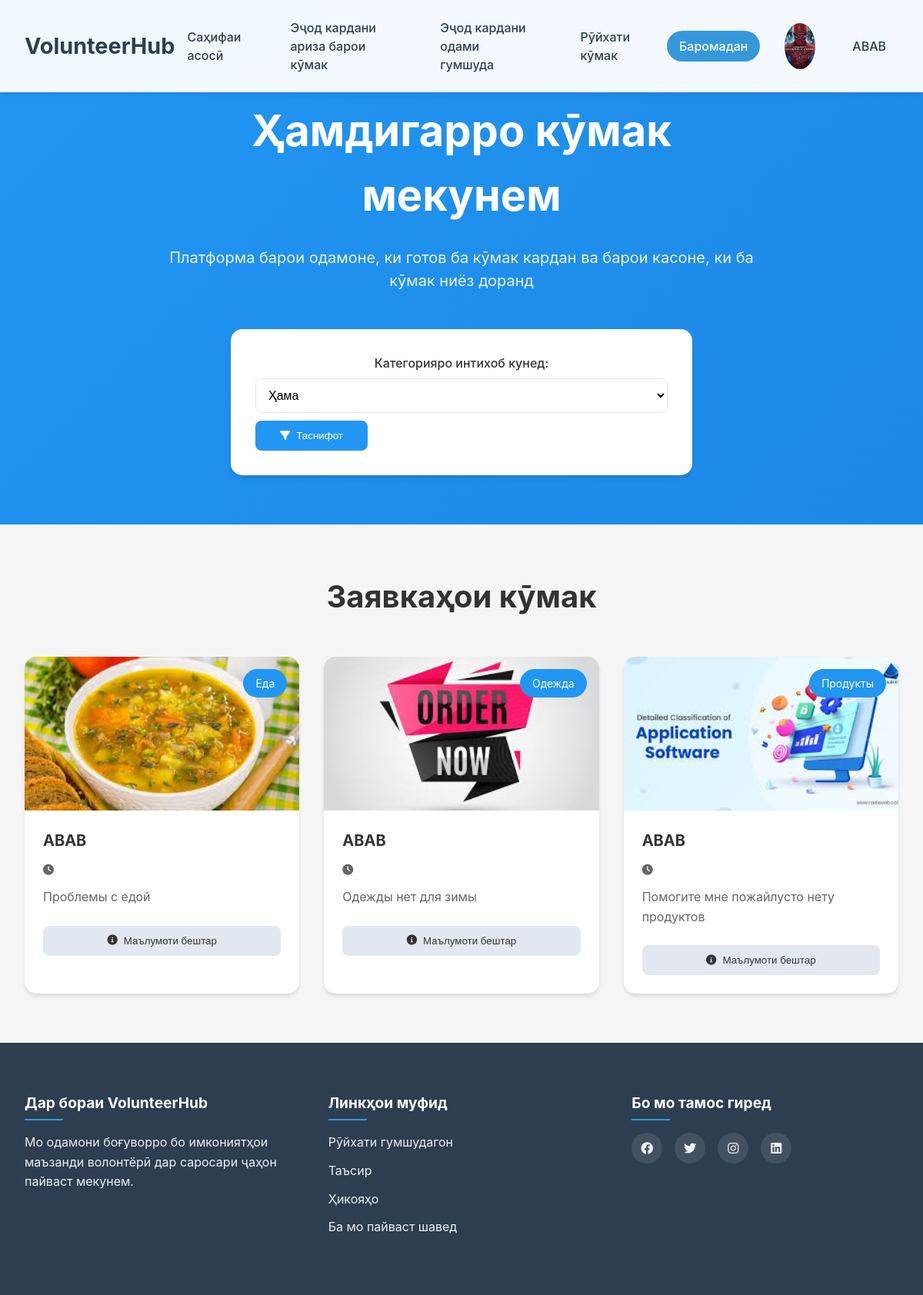
Screenshot of /help_list/ (signed in) with the database file from the repository.
### volunteer/models.py (models this page shows, shortened)
class CustomUser(AbstractUser):
    CHOICE_GENDER=(
        ("женщина", "Женщина"),
        ("мужчина", "Мужчина"),
    )
    CHOICE_STATUS=(
        ("валантер", "Валантер"),
        ("Нуждающийся", "Нуждающийся"),
    )
    image = models.ImageField(upload_to="static/images", null=True, blank=True)
    age = models.IntegerField(null=True)
    phone_number = models.CharField(max_length=13,null=True)
    gender = models.CharField(max_length=50, choices=CHOICE_GENDER,null=True)
    status = models.CharField(max_length=50, choices=CHOICE_STATUS,null=True)
    latitude = models.FloatField(null=True)
    longitude = models.FloatField(null=True)

class ApplyHelp(models.Model):
    CHOICE_STATUSHELP=(
        ("активно", "Активно"),
        ("завершино", "Завершино"),
        ("впроцессе", "Впроцессе"),
    )
    user = models.ForeignKey(CustomUser, on_delete=models.CASCADE)
    description = models.TextField()
    image = models.ImageField(upload_to="static/images", null=True, blank=True)
    add_time = models.DateTimeField(auto_now=True)
    category = models.ForeignKey(Category, on_delete=models.CASCADE)
    status = models.CharField(max_length=50, choices=CHOICE_STATUSHELP)
    is_active = models.BooleanField(default=True)

class Category(models.Model):
    category_name = models.CharField(max_length=150)

### volunteer/views.py (the view)
# urls.py: path('help_list/', HelpListView.as_view(), name='help_list'),
class HelpListView(LoginRequiredMixin, ListView):
    model = ApplyHelp
    template_name = 'help_list.html'
    context_object_name = 'apply_helps'
    def get_queryset(self):
        user_status = self.request.user.status
        queryset = ApplyHelp.objects.all()
        if user_status == 'валантер':
            queryset = queryset.filter(is_active=True)  # Заявки только от текущего волонтера
        elif user_status == 'Нуждающийся':
            queryset = queryset.filter(user=self.request.user)  # Только активные заявки для нуждающихся
        category_filter = self.request.GET.get('category', None)
        if category_filter:
            queryset = queryset.filter(category__id=category_filter)
        return queryset

### templates/help_list.html (shortened to what this page needs)
{% extends "base.html" %}
{% load static %}
{% block content %}
<link rel="stylesheet" href="https://cdnjs.cloudflare.com/ajax/libs/aos/2.3.4/aos.css">
<link rel="stylesheet" href="https://cdn.jsdelivr.net/npm/swiper@11/swiper-bundle.min.css">
<link rel="stylesheet" href="https://cdnjs.cloudflare.com/ajax/libs/font-awesome/6.0.0/css/all.min.css">
<link rel="stylesheet" href="{% static 'styles/listhelp.css' %}">
<main>
    <section class="hero">
        <div class="hero-content" data-aos="fade-up">
            <h1>Ҳамдигарро кӯмак мекунем</h1>
            <p>Платформа барои одамоне, ки готов ба кӯмак кардан ва барои касоне, ки ба кӯмак ниёз доранд</p>
        </div>
        <div class="filter-container" data-aos="fade-up" data-aos-delay="200">
            <div class="category-filter">
                <label for="categorySelect">Категорияро интихоб кунед:</label>
                <form method="get" action="{% url 'help_list' %}">
                    <select name="category" id="categorySelect">
                        <option value="">Ҳама</option>
                    </select>
                    <button type="submit" class="filter-btn" style="margin-top: 10px;">
                        <i class="fas fa-filter"></i>
                        Таснифот
                    </button>
                </form>
            </div>
        </div>
    </section>
    <section class="requests">
        <h2 data-aos="fade-up">Заявкаҳои кӯмак</h2>
        <div class="requests-grid">
            {% for apply_help in apply_helps %}
                <div class="request-card" data-aos="fade-up">
                    <div class="request-image">
                        <img src="{{ apply_help.image.url }}" alt="Заявка">
                        <div class="category-badge">{{ apply_help.category.category_name }}</div>
                    </div>
                    <div class="request-content">
                        <h3>{{ apply_help.user.username }}</h3>
                        <div class="request-info">
                            <span><i class="fas fa-clock"></i> {{ apply_help.created_at }}</span>
                        </div>
                        <p class="request-description">{{ apply_help.description }}</p>
                        <div class="request-actions">
                            <button class="details-btn">
                                <i class="fas fa-info-circle"></i>
                                Маълумоти бештар
                            </button>
                        </div>
                    </div>
                </div>
            {% empty %}
                <p class="no-apply-helps">Заявкаҳои кӯмак дар категорияи интихобшуда нест.</p>
            {% endfor %}
        </div>
    </section>
</main>
{% endblock %}

### templates/base.html (shortened to what this page needs)
{% load static %}
<!DOCTYPE html>
<html lang="tg">
<head>
    <link rel="stylesheet" href="https://cdnjs.cloudflare.com/ajax/libs/aos/2.3.4/aos.css">
    <link rel="stylesheet" href="https://cdn.jsdelivr.net/npm/swiper@11/swiper-bundle.min.css">
    <link rel="stylesheet" href="{% static "/styles/footer.css" %}">
    <link rel="stylesheet" href="{% static "/styles/header.css" %}">
    <link rel="stylesheet" href="https://cdnjs.cloudflare.com/ajax/libs/font-awesome/6.0.0/css/all.min.css">
</head>
<body>
    <header class="header">
        <nav class="nav">
            <div class="logo">VolunteerHub</div>
            <div class="nav-links">
                <a href="{% url "home" %}">Саҳифаи асосӣ</a>
                {% if user.status == 'валантер' %}
                <a href="{% url "missing_person_list" %}">Рӯйхати гумшудагон</a>
                <a href="{% url "help_list" %}">Рӯйхати кӯмак</a>
                <a href="{% url "application_list" %}">Рӯйхати ариза</a>
                <a href="#impact">Таъсир</a>
                {% elif user.status == 'Нуждающийся' %}
                <a href="{% url "applyhelp_create" %}">Эҷод кардани ариза барои кӯмак</a>
                <a href="{% url "createmissing" %}">Эҷод кардани одами гумшуда</a>
                <a href="{% url "help_list1" %}">Рӯйхати кӯмак</a>
                {% endif %}
                {% if user.is_authenticated %}
                    <a href="{% url "logout" %}" class="join-btn">Баромадан</a>
                {% else %}
                    <a href="{% url "login" %}" class="join-btn">Вуруд</a>
                {% endif %}
                {% if user.image %}
                <img src="{{ user.image.url }}" alt="image" style="width: 60px; height: 60px; border-radius: 50%;">
                {% else %}
                <img src="{% static 'images/user.jpg' %}" alt="image" style="width: 60px; height: 60px; border-radius: 50%;">
                {% endif %}
                {% if user.is_authenticated %}
                <a href="{% url "profile" user.id%}">{{user.username}}</a>
                {% endif %}
            </div>
        </nav>
    </header>
    <main>
    {% block content %}
    {% endblock %}
    </main>
    <footer class="footer">
        <div class="footer-content">
            <div class="footer-section">
                <h4>Дар бораи VolunteerHub</h4>
                <p>Мо одамони боғуворро бо имкониятҳои маъзанди волонтёрӣ дар саросари ҷаҳон пайваст мекунем.</p>
            </div>
            <div class="footer-section">
                <h4>Линкҳои муфид</h4>
                <ul>
                    <li><a href="{% url "missing_person_list" %}">Рӯйхати гумшудагон</a></li>
                    <li><a href="#impact">Таъсир</a></li>
                    <li><a href="#stories">Ҳикояҳо</a></li>
                    <li><a href="#join">Ба мо пайваст шавед</a></li>
                </ul>
            </div>
            <div class="footer-section">
                <h4>Бо мо тамос гиред</h4>
                <div class="social-links">
                    <a href="#"><i class="fab fa-facebook"></i></a>
                    <a href="#"><i class="fab fa-twitter"></i></a>
                    <a href="#"><i class="fab fa-instagram"></i></a>
                    <a href="#"><i class="fab fa-linkedin"></i></a>
                </div>
            </div>
        </div>
    </footer>
</body>
</html>

### static/styles/footer.css (style rules this page uses)
.footer { background-color: #2c3e50; color: white; padding: 4rem 2rem; }
.footer-content { max-width: 1200px; margin: 0 auto; display: grid; grid-template-columns: repeat(auto-fit, minmax(250px, 1fr)); gap: 3rem; }
.footer-section h4 { margin-bottom: 1.5rem; font-size: 1.2rem; position: relative; }
.footer-section h4::after { content: ''; position: absolute; left: 0; bottom: -0.5rem; width: 50px; height: 2px; background-color: #3498db; }
.footer-section p { color: #ecf0f1; line-height: 1.6; }
.footer-section ul { list-style: none; padding: 0; }
.footer-section ul li { margin-bottom: 0.8rem; }
.footer-section a { color: #ecf0f1; text-decoration: none; transition: color 0.3s; }
.social-links { display: flex; gap: 1rem; }
.social-links a { display: inline-flex; align-items: center; justify-content: center; width: 40px; height: 40px; background-color: rgba(255, 255, 255, 0.1); border-radius: 50%; transition: all 0.3s ease; }

### static/styles/header.css (style rules this page uses)
.header { background-color: rgba(255, 255, 255, 0.95); padding: 1rem 0; position: fixed; width: 100%; top: 0; z-index: 1000; box-shadow: 0 2px 10px rgba(0, 0, 0, 0.1); transition: all 0.3s ease; }
.nav { max-width: 100%; margin: 0 auto; display: flex; justify-content: space-around; align-items: center; padding: 0 2rem; }
.logo { color: #2c3e50; font-size: 1.8rem; font-weight: bold; text-decoration: none; }
.nav-links { display: flex; gap: 2rem; align-items: center; }
.nav-links a { color: #2c3e50; text-decoration: none; font-weight: 500; transition: color 0.3s; padding: 0.5rem 1rem; }
.join-btn { background-color: #3498db; color: white !important; padding: 0.5rem 1.5rem; border-radius: 25px; transition: all 0.3s ease; }

### rows the page displays
CustomUser: image (picture), username "ABAB"
ApplyHelp: image (picture), category.category_name "Еда", user.username "ABAB", description "Проблемы с едой"
ApplyHelp: image (picture), category.category_name "Одежда", user.username "ABAB", description "Одежды нет для зимы"
ApplyHelp: image (picture), category.category_name "Продукты", user.username "ABAB", description "Помогите мне пожайлусто нету продуктов"
